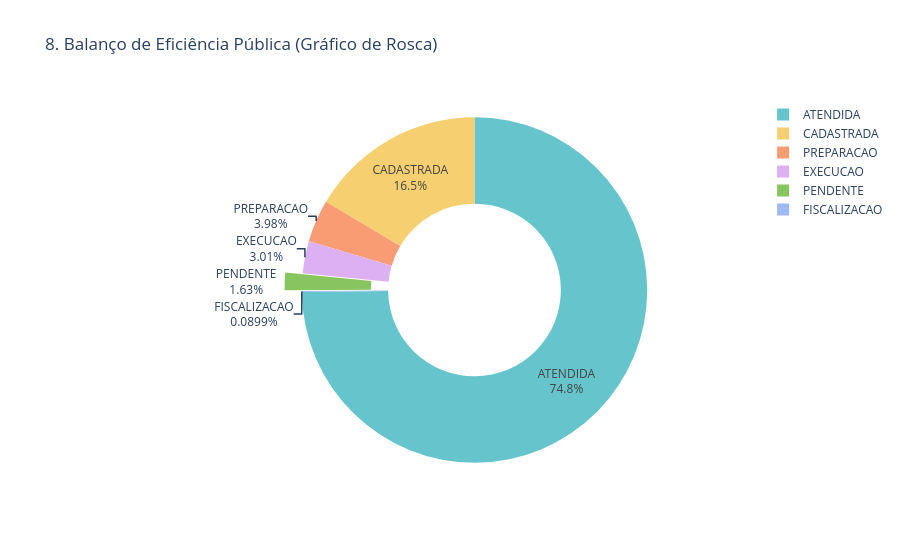

Notebook source saved alongside this figure:
### Code cell
# O código do gráfico
status_balanco = df_all['SITUACAO'].value_counts().reset_index()
status_balanco.columns = ['Situacao', 'Total']

fig8 = px.pie(
    status_balanco, 
    values='Total', 
    names='Situacao', 
    hole=0.5, 
    title='8. Balanço de Eficiência Pública (Gráfico de Rosca)',
    color_discrete_sequence=px.colors.qualitative.Pastel, 
    labels={'Situacao': 'Status', 'Total': 'Chamados'}
)

fig8.update_traces(textinfo='percent+label', pull=[0.1 if c == 'PENDENTE' else 0 for c in status_balanco['Situacao']])
fig8.show()

### Figure 1 — Plotly figure (JSON) as saved in the notebook; plotly's stock layout.template omitted (floating-point values rounded to 4 significant figures)
{"data": [{"domain": {"x": [0, 1], "y": [0, 1]}, "hole": 0.5, "hovertemplate": "Status=%{label}<br>Chamados=%{value}<extra></extra>", "labels": ["ATENDIDA", "CADASTRADA", "PREPARACAO", "EXECUCAO", "PENDENTE", "FISCALIZACAO"], "legendgroup": "", "name": "", "pull": [0, 0, 0, 0, 0.1, 0], "showlegend": true, "textinfo": "percent+label", "type": "pie", "values": [428563, 94366, 22776, 17256, 9350, 515]}], "layout": {"legend": {"tracegroupgap": 0}, "piecolorway": ["rgb(102, 197, 204)", "rgb(246, 207, 113)", "rgb(248, 156, 116)", "rgb(220, 176, 242)", "rgb(135, 197, 95)", "rgb(158, 185, 243)", "rgb(254, 136, 177)", "rgb(201, 219, 116)", "rgb(139, 224, 164)", "rgb(180, 151, 231)", "rgb(179, 179, 179)"], "title": {"text": "8. Balanço de Eficiência Pública (Gráfico de Rosca)"}}}
